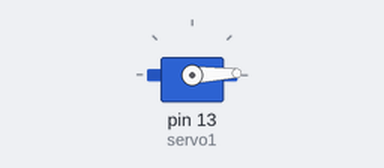
This sketch was run on a simulated Arduino Uno, built with avr-gcc and run on an emulated ATmega328P. On the bench: servo.

Above: at 0.05 s.
At 1.75 s:
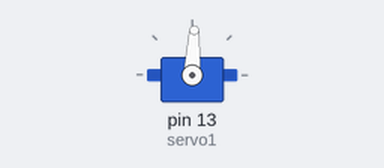
At 3.45 s:
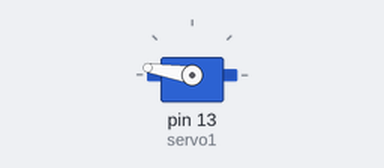
At 6.9 s:
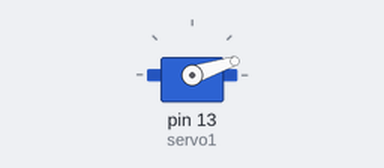
Timing chart, 0 to 9.4 s (numbered marks = the images above):
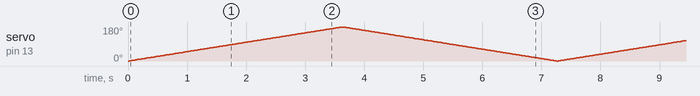

The sketch:

tremendous_hango1__1_.ino
```cpp
#include<Servo.h>
Servo servo1;  // create servo object to control a servo


int p = 0;    // variable to store the servo position

void setup() {
  servo1.attach(13);  // attaches the servo on pin 13 to the servo object
}

void loop() {
  for (p = 0; p <= 180; p += 1)
  { // goes from 0 degrees to 180 degrees
    servo1.write(p);              // tell servo to go to position in variable 'p'
    delay(20);                       // waits 20ms for the servo to reach the position
  }
  for (p = 180; p >= 0; p -= 1)
  { // goes from 180 degrees to 0 degrees
    servo1.write(p);
    delay(20);
  }
}
```
